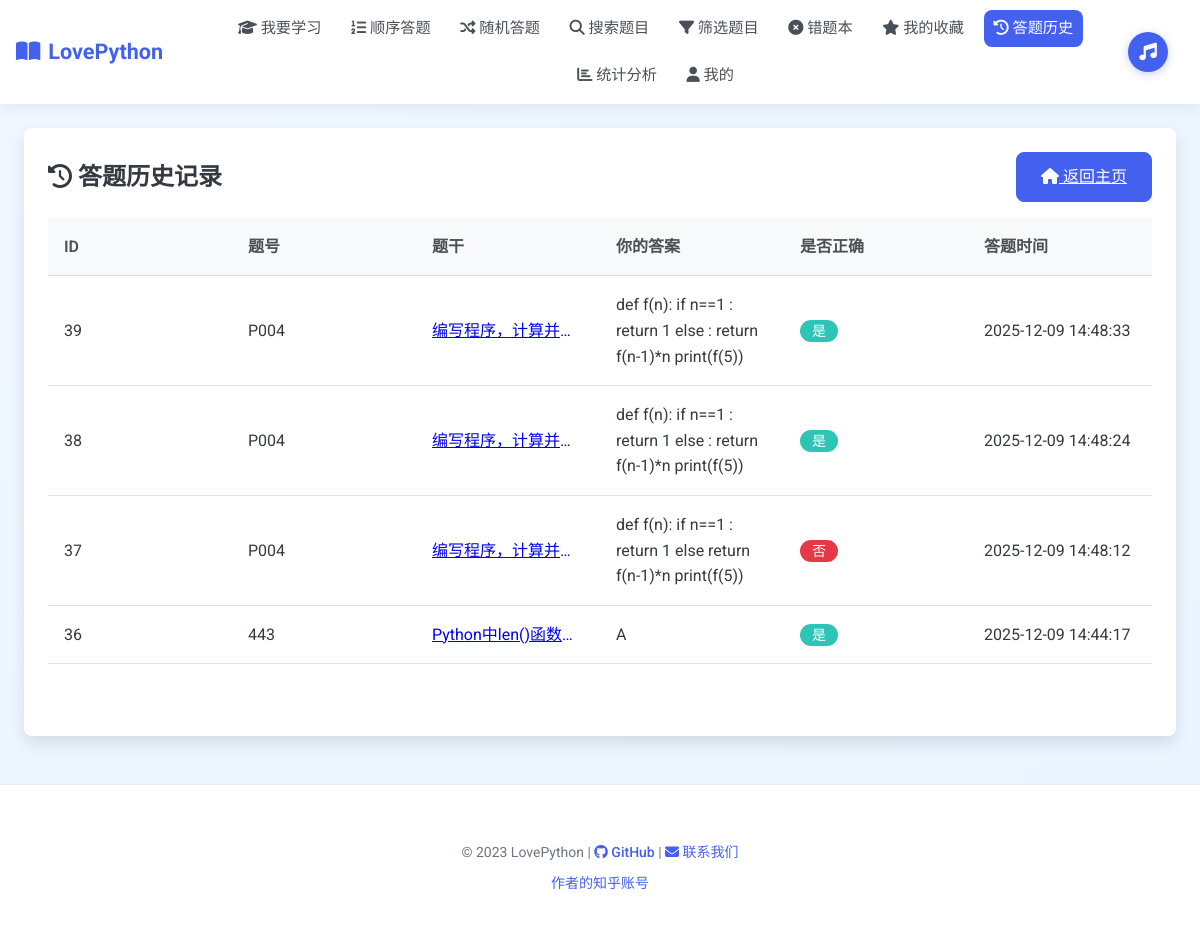
Screenshot of /history (signed in) with the database file from the repository.
### tables this page shows
CREATE TABLE history (
        id INTEGER PRIMARY KEY AUTOINCREMENT,
        user_id INTEGER NOT NULL,
        question_id TEXT NOT NULL,
        user_answer TEXT NOT NULL,
        correct INTEGER NOT NULL,
        timestamp DATETIME DEFAULT CURRENT_TIMESTAMP,
        FOREIGN KEY (user_id) REFERENCES users(id)
    );

CREATE TABLE questions (
        id TEXT PRIMARY KEY,
        stem TEXT NOT NULL,
        answer TEXT NOT NULL,
        difficulty TEXT,
        qtype TEXT,
        category TEXT,
        options TEXT, -- JSON stored options
        created_at DATETIME DEFAULT CURRENT_TIMESTAMP
    );

### app.py (the view)
@app.route('/history')
@login_required
def show_history():
    user_id = get_user_id()
    conn = get_db()
    c = conn.cursor()
    c.execute('SELECT * FROM history WHERE user_id=? ORDER BY timestamp DESC', (user_id,))
    rows = c.fetchall()
    conn.close()
    history_data = []
    for r in rows:
        q = fetch_question(r['question_id'])
        stem = q['stem'] if q else '题目已删除'
        history_data.append({
            'id': r['id'],
            'question_id': r['question_id'],
            'stem': stem,
            'user_answer': r['user_answer'],
            'correct': r['correct'],
            'timestamp': r['timestamp']
        })
    return render_template('history.html', history=history_data)

### app.py (called while the page is built)
def get_db():
    conn = sqlite3.connect('database.db')
    conn.row_factory = sqlite3.Row
    return conn

def login_required(f):
    @wraps(f)
    def decorated_function(*args, **kwargs):
        if not is_logged_in():
            flash("请先登录后再访问该页面", "error")
            return redirect(url_for('login', next=request.url))
        return f(*args, **kwargs)
    return decorated_function

def is_logged_in():
    return 'user_id' in session

def get_user_id():
    return session.get('user_id')

def fetch_question(qid):
    conn = get_db()
    c = conn.cursor()
    c.execute('SELECT * FROM questions WHERE id=?', (qid,))
    row = c.fetchone()
    conn.close()
    if row:
        return {
            'id': row['id'],
            'stem': row['stem'],
            'answer': row['answer'],
            'difficulty': row['difficulty'],
            'type': row['qtype'],
            'category': row['category'],
            'options': json.loads(row['options'])
        }
    return None

### templates/history.html (shortened to what this page needs)
{% extends 'base.html' %}
{% block content %}
<div class="card">
    <div class="card-title d-flex justify-content-between align-items-center">
        <div>
            <i class="fas fa-history"></i> 答题历史记录
        </div>
        <a href="{{ url_for('index') }}" class="btn btn-primary">
            <i class="fas fa-home"></i> 返回主页
        </a>
    </div>
    {% if history %}
    <div class="table-container">
        <table class="table">
            <thead>
                <tr>
                    <th>ID</th>
                    <th>题号</th>
                    <th>题干</th>
                    <th>你的答案</th>
                    <th>是否正确</th>
                    <th>答题时间</th>
                </tr>
            </thead>
            <tbody>
                {% for record in history %}
                <tr>
                    <td>{{ record.id }}</td>
                    <td>{{ record.question_id }}</td>
                    <td><a href="{{ url_for('show_question', qid=record.question_id) }}" class="question-text-truncate" title="{{ record.stem }}">{{ record.stem }}</a></td>
                    <td>{{ record.user_answer }}</td>
                    <td>
                        {% if record.correct == 1 %}
                        <span class="badge badge-success">是</span>
                        {% else %}
                        <span class="badge badge-danger">否</span>
                        {% endif %}
                    </td>
                    <td>{{ record.timestamp }}</td>
                </tr>
                {% endfor %}
            </tbody>
        </table>
    </div>
    {% else %}
    <div class="alert alert-info">
        <i class="fas fa-info-circle"></i> 你还没有任何答题历史记录。
    </div>
    {% endif %}
</div>
{% endblock %}

### static/style.css (style rules this page uses)
:root { --primary-color: #4361ee; --primary-hover: #3a56e7; --secondary-color: #3f8efc; --success-color: #2ec4b6; --danger-color: #e63946; --warning-color: #ffb703; --info-color: #4cc9f0; --light-color: #f8f9fa; --dark-color: #212529; --gray-100: #f8f9fa; --gray-200: #e9ecef; --gray-300: #dee2e6; --gray-400: #ced4da; --gray-500: #adb5bd; --gray-600: #6c757d; --gray-700: #495057; --gray-800: #343a40; --gray-900: #212529; --font-main: 'Roboto', 'Noto Sans SC', sans-serif; --border-radius: 0.5rem; --box-shadow: 0 0.5rem 1rem rgba(0, 0, 0, 0.1); --transition: all 0.3s ease; }
* { box-sizing: border-box; margin: 0; padding: 0; }
html { scroll-behavior: smooth; }
body { font-family: var(--font-main); background: linear-gradient(135deg, #f0f7ff 0%, #eaf5ff 100%); color: var(--gray-800); line-height: 1.6; min-height: 100vh; display: flex; flex-direction: column; }
.card { background-color: white; border-radius: var(--border-radius); box-shadow: var(--box-shadow); padding: 1.5rem; margin-bottom: 1.5rem; transition: var(--transition); }
.card-title { color: var(--gray-800); font-size: 1.5rem; margin-bottom: 1rem; font-weight: 600; }
.btn { display: inline-block; font-weight: 500; text-align: center; white-space: nowrap; vertical-align: middle; user-select: none; border: 1px solid transparent; padding: 0.75rem 1.5rem; font-size: 1rem; line-height: 1.5; border-radius: var(--border-radius); transition: var(--transition); cursor: pointer; touch-action: manipulation; -webkit-tap-highlight-color: transparent; position: relative; overflow: hidden; min-height: 2.75rem; }
.btn::after { content: ''; display: block; position: absolute; width: 100%; height: 100%; top: 0; left: 0; pointer-events: none; background-image: radial-gradient(circle, rgba(255, 255, 255, 0.3) 10%, transparent 10.01%); background-repeat: no-repeat; background-position: 50%; transform: scale(10, 10); opacity: 0; transition: transform 0.5s, opacity 0.8s; }
.btn-primary { color: #fff; background-color: var(--primary-color); border-color: var(--primary-color); }
.badge { display: inline-block; padding: 0.25rem 0.75rem; font-size: 0.875rem; font-weight: 500; line-height: 1; text-align: center; white-space: nowrap; vertical-align: baseline; border-radius: 50rem; }
.badge-success { background-color: var(--success-color); color: white; }
.badge-danger { background-color: var(--danger-color); color: white; }
.table-container { overflow-x: auto; margin-bottom: 2rem; -webkit-overflow-scrolling: touch; position: relative; }
.table-container::after { content: ''; position: absolute; top: 0; right: 0; bottom: 0; width: 20px; background: linear-gradient(to right, rgba(255, 255, 255, 0), rgba(0, 0, 0, 0.05)); pointer-events: none; opacity: 0; transition: opacity 0.3s; }
.table { width: 100%; border-collapse: collapse; margin-bottom: 1rem; table-layout: fixed; }
.table th, .table td { padding: 1rem; text-align: left; border-bottom: 1px solid var(--gray-300); word-wrap: break-word; overflow-wrap: break-word; }
.table th { font-weight: 600; color: var(--gray-700); background-color: var(--gray-100); position: sticky; top: 0; z-index: 10; }
.table tbody tr { transition: var(--transition); }
.question-text-truncate { display: block; max-width: 100%; white-space: nowrap; overflow: hidden; text-overflow: ellipsis; }
.d-flex { display: flex !important; }
.justify-content-between { justify-content: space-between !important; }
.align-items-center { align-items: center !important; }

### templates/base.html (style rules this page uses)
body { position: relative; min-height: 100vh; }

### rows the page displays
history: question_id "P004", user_answer "def f(n): if n==1 : return 1 else : return f(n-1)*n print(f(5))", timestamp "2025-12-09 14:48:33"
questions: stem "编写程序，计算并…" "编写程序，计算并…" "编写程序，计算并…"
history: question_id "P004", user_answer "def f(n): if n==1 : return 1 else : return f(n-1)*n print(f(5))", timestamp "2025-12-09 14:48:24"
history: question_id "P004", user_answer "def f(n): if n==1 : return 1 else return f(n-1)*n print(f(5))", timestamp "2025-12-09 14:48:12"
history: question_id "443", timestamp "2025-12-09 14:44:17"
questions: stem "Python中len()函数…"

### other values shown
{{ record.id }} "39" "38" "37" "36"
{{ record.user_answer }} "A"
{{ current_year|default(2023) }} "2023"
